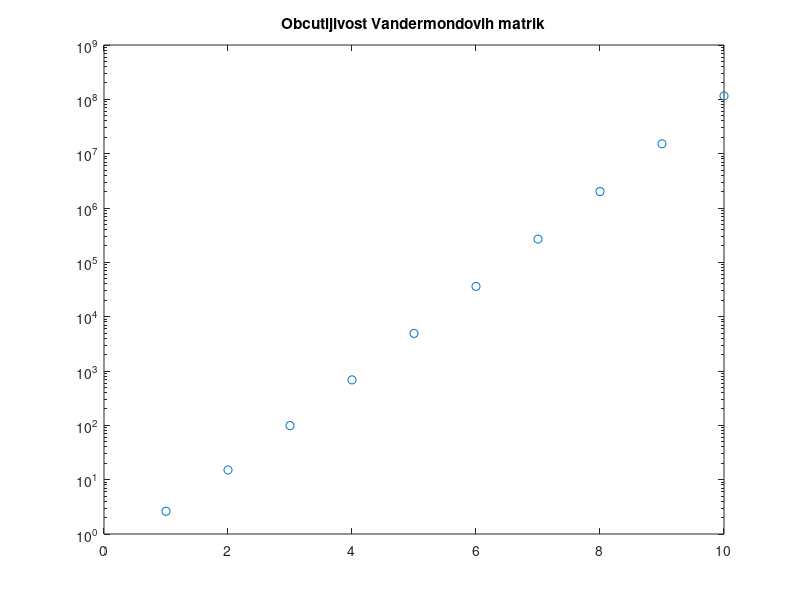

MATLAB code for this plot:
n = 5;

V = fliplr(vander(0 : 1/n : 1));

% spektralna obcutljivost
fprintf("Izracunana spektralna obcutljivost je %.16g\n", cond(V));
fprintf("Kvocient najvecje in najmanjse singularne vrednosti je %.16g\n", max(svd(V))/min(svd(V)));

conds = zeros(10);
for i = 1 : 10
    conds(i) = cond(fliplr(vander(0 : 1/i : 1)));
end
semilogy(1:10, conds, 'o');
title("Obcutljivost Vandermondovih matrik")

%%%%%%%%%%%%%%%%%%%%%%%%%
f = ones(n + 1, 1);
vals = polyval(f, 0 : 1/n : 1)';
a = V\vals;

disp("Pravilna resitev je");
disp(f);
disp("Izracunana resitev: Va = vals --> a =");
disp(a);
fprintf("Napaka pri izracunu je %.16g\n", norm(f - a, 2));